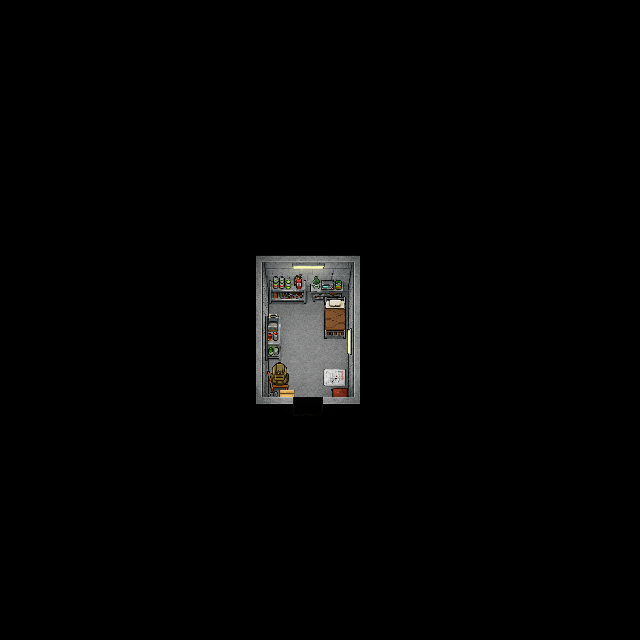

Rendered tile map (Tiled .tmx) drawn with the repository's tilesets; below, a short description and the full map source, tile grids included:
An orthogonal 40x40 tile map with 16x16 px tiles, 1 tile layer (Calque de Tuiles 1) and 22 objects (20x collision, exit_bunker, spawn_bunker).

<map version="1.10" tiledversion="1.11.2" orientation="orthogonal" renderorder="right-down" width="40" height="40" tilewidth="16" tileheight="16" infinite="0" nextlayerid="4" nextobjectid="47">
 <tileset firstgid="1" source="bunker_.tsx" />
 <layer id="1" name="Calque de Tuiles 1" width="40" height="40">
  <data encoding="csv">
0,0,0,0,0,0,0,0,0,0,0,0,0,0,0,0,0,0,0,0,0,0,0,0,0,0,0,0,0,0,0,0,0,0,0,0,0,0,0,0,
0,0,0,0,0,0,0,0,0,0,0,0,0,0,0,0,0,0,0,0,0,0,0,0,0,0,0,0,0,0,0,0,0,0,0,0,0,0,0,0,
0,0,0,0,0,0,0,0,0,0,0,0,0,0,0,0,0,0,0,0,0,0,0,0,0,0,0,0,0,0,0,0,0,0,0,0,0,0,0,0,
0,0,0,0,0,0,0,0,0,0,0,0,0,0,0,0,0,0,0,0,0,0,0,0,0,0,0,0,0,0,0,0,0,0,0,0,0,0,0,0,
0,0,0,0,0,0,0,0,0,0,0,0,0,0,0,0,0,0,0,0,0,0,0,0,0,0,0,0,0,0,0,0,0,0,0,0,0,0,0,0,
0,0,0,0,0,0,0,0,0,0,0,0,0,0,0,0,0,0,0,0,0,0,0,0,0,0,0,0,0,0,0,0,0,0,0,0,0,0,0,0,
0,0,0,0,0,0,0,0,0,0,0,0,0,0,0,0,0,0,0,0,0,0,0,0,0,0,0,0,0,0,0,0,0,0,0,0,0,0,0,0,
0,0,0,0,0,0,0,0,0,0,0,0,0,0,0,0,0,0,0,0,0,0,0,0,0,0,0,0,0,0,0,0,0,0,0,0,0,0,0,0,
0,0,0,0,0,0,0,0,0,0,0,0,0,0,0,0,0,0,0,0,0,0,0,0,0,0,0,0,0,0,0,0,0,0,0,0,0,0,0,0,
0,0,0,0,0,0,0,0,0,0,0,0,0,0,0,0,0,0,0,0,0,0,0,0,0,0,0,0,0,0,0,0,0,0,0,0,0,0,0,0,
0,0,0,0,0,0,0,0,0,0,0,0,0,0,0,0,0,0,0,0,0,0,0,0,0,0,0,0,0,0,0,0,0,0,0,0,0,0,0,0,
0,0,0,0,0,0,0,0,0,0,0,0,0,0,0,0,0,0,0,0,0,0,0,0,0,0,0,0,0,0,0,0,0,0,0,0,0,0,0,0,
0,0,0,0,0,0,0,0,0,0,0,0,0,0,0,0,0,0,0,0,0,0,0,0,0,0,0,0,0,0,0,0,0,0,0,0,0,0,0,0,
0,0,0,0,0,0,0,0,0,0,0,0,0,0,0,0,0,0,0,0,0,0,0,0,0,0,0,0,0,0,0,0,0,0,0,0,0,0,0,0,
0,0,0,0,0,0,0,0,0,0,0,0,0,0,0,0,0,0,0,0,0,0,0,0,0,0,0,0,0,0,0,0,0,0,0,0,0,0,0,0,
0,0,0,0,0,0,0,0,0,0,0,0,0,0,0,22,23,24,25,26,27,28,29,0,0,0,0,0,0,0,0,0,0,0,0,0,0,0,0,0,
0,0,0,0,0,0,0,0,0,0,0,0,0,0,0,32,33,34,35,36,37,38,39,0,0,0,0,0,0,0,0,0,0,0,0,0,0,0,0,0,
0,0,0,0,0,0,0,0,0,0,0,0,0,0,0,42,43,44,45,46,47,48,49,0,0,0,0,0,0,0,0,0,0,0,0,0,0,0,0,0,
0,0,0,0,0,0,0,0,0,0,0,0,0,0,0,52,53,54,55,56,57,58,59,0,0,0,0,0,0,0,0,0,0,0,0,0,0,0,0,0,
0,0,0,0,0,0,0,0,0,0,0,0,0,0,0,62,63,64,65,66,67,68,69,0,0,0,0,0,0,0,0,0,0,0,0,0,0,0,0,0,
0,0,0,0,0,0,0,0,0,0,0,0,0,0,0,72,73,74,75,76,77,78,79,0,0,0,0,0,0,0,0,0,0,0,0,0,0,0,0,0,
0,0,0,0,0,0,0,0,0,0,0,0,0,0,0,82,83,84,85,86,87,88,89,0,0,0,0,0,0,0,0,0,0,0,0,0,0,0,0,0,
0,0,0,0,0,0,0,0,0,0,0,0,0,0,0,92,93,94,95,96,97,98,99,0,0,0,0,0,0,0,0,0,0,0,0,0,0,0,0,0,
0,0,0,0,0,0,0,0,0,0,0,0,0,0,0,102,103,104,105,106,107,108,109,0,0,0,0,0,0,0,0,0,0,0,0,0,0,0,0,0,
0,0,0,0,0,0,0,0,0,0,0,0,0,0,0,112,113,114,115,116,117,118,119,0,0,0,0,0,0,0,0,0,0,0,0,0,0,0,0,0,
0,0,0,0,0,0,0,0,0,0,0,0,0,0,0,122,123,124,125,126,127,128,129,0,0,0,0,0,0,0,0,0,0,0,0,0,0,0,0,0,
0,0,0,0,0,0,0,0,0,0,0,0,0,0,0,0,0,0,0,0,0,0,0,0,0,0,0,0,0,0,0,0,0,0,0,0,0,0,0,0,
0,0,0,0,0,0,0,0,0,0,0,0,0,0,0,0,0,0,0,0,0,0,0,0,0,0,0,0,0,0,0,0,0,0,0,0,0,0,0,0,
0,0,0,0,0,0,0,0,0,0,0,0,0,0,0,0,0,0,0,0,0,0,0,0,0,0,0,0,0,0,0,0,0,0,0,0,0,0,0,0,
0,0,0,0,0,0,0,0,0,0,0,0,0,0,0,0,0,0,0,0,0,0,0,0,0,0,0,0,0,0,0,0,0,0,0,0,0,0,0,0,
0,0,0,0,0,0,0,0,0,0,0,0,0,0,0,0,0,0,0,0,0,0,0,0,0,0,0,0,0,0,0,0,0,0,0,0,0,0,0,0,
0,0,0,0,0,0,0,0,0,0,0,0,0,0,0,0,0,0,0,0,0,0,0,0,0,0,0,0,0,0,0,0,0,0,0,0,0,0,0,0,
0,0,0,0,0,0,0,0,0,0,0,0,0,0,0,0,0,0,0,0,0,0,0,0,0,0,0,0,0,0,0,0,0,0,0,0,0,0,0,0,
0,0,0,0,0,0,0,0,0,0,0,0,0,0,0,0,0,0,0,0,0,0,0,0,0,0,0,0,0,0,0,0,0,0,0,0,0,0,0,0,
0,0,0,0,0,0,0,0,0,0,0,0,0,0,0,0,0,0,0,0,0,0,0,0,0,0,0,0,0,0,0,0,0,0,0,0,0,0,0,0,
0,0,0,0,0,0,0,0,0,0,0,0,0,0,0,0,0,0,0,0,0,0,0,0,0,0,0,0,0,0,0,0,0,0,0,0,0,0,0,0,
0,0,0,0,0,0,0,0,0,0,0,0,0,0,0,0,0,0,0,0,0,0,0,0,0,0,0,0,0,0,0,0,0,0,0,0,0,0,0,0,
0,0,0,0,0,0,0,0,0,0,0,0,0,0,0,0,0,0,0,0,0,0,0,0,0,0,0,0,0,0,0,0,0,0,0,0,0,0,0,0,
0,0,0,0,0,0,0,0,0,0,0,0,0,0,0,0,0,0,0,0,0,0,0,0,0,0,0,0,0,0,0,0,0,0,0,0,0,0,0,0,
0,0,0,0,0,0,0,0,0,0,0,0,0,0,0,0,0,0,0,0,0,0,0,0,0,0,0,0,0,0,0,0,0,0,0,0,0,0,0,0
</data>
 </layer>
 <objectgroup id="3" name="Calque d'Objets 1">
  <object id="24" type="collision" x="332" y="388.364" width="16.1818" height="8.54545" />
  <object id="25" type="collision" x="323.273" y="397.091" width="37.0909" height="7.27273" />
  <object id="26" type="collision" x="256.182" y="398" width="37.0909" height="6" />
  <object id="27" name="chest_bunker" type="collision" x="272.182" y="366.727" width="15.2727" height="18.3636" />
  <object id="28" type="collision" x="279.455" y="389.273" width="15.4545" height="7.27273" />
  <object id="29" type="collision" x="267.455" y="371.727" width="4.18183" height="25.7273" />
  <object id="30" name="chest_bunker" type="collision" x="273.818" y="363.636" width="12" height="3.27273" />
  <object id="31" type="collision" x="265.636" y="315.455" width="14.9091" height="45.0909" />
  <object id="32" type="collision" x="268.545" y="279.455" width="38" height="21.8182" />
  <object id="33" type="collision" x="310.545" y="281.273" width="32.7273" height="16" />
  <object id="34" type="collision" x="324.364" y="296.727" width="21.2727" height="41.8182" />
  <object id="35" type="collision" x="349.636" y="261.636" width="10.9091" height="135.091" />
  <object id="36" type="collision" x="348.364" y="329.455" width="7.27273" height="26.5455" />
  <object id="37" type="collision" x="263.455" y="260.909" width="88.7273" height="23.0909" />
  <object id="38" type="collision" x="343.818" y="283.818" width="6.18182" height="8.18182" />
  <object id="39" type="collision" x="305.636" y="284" width="6.72727" height="8.54545" />
  <object id="40" type="collision" x="254.5" y="255" width="13.75" height="142.75" />
  <object id="41" type="collision" x="324.364" y="369.273" width="21.4545" height="16.7273" />
  <object id="42" type="collision" x="268" y="255.636" width="91.8182" height="6.36364" />
  <object id="43" name="exit_bunker" x="293.25" y="398.25" width="29.75" height="8" />
  <object id="44" name="spawn_bunker" x="306.75" y="376">
   <point />
  </object>
  <object id="45" type="collision" x="255.875" y="403.625" width="109.375" height="12.5" />
 </objectgroup>
</map>
